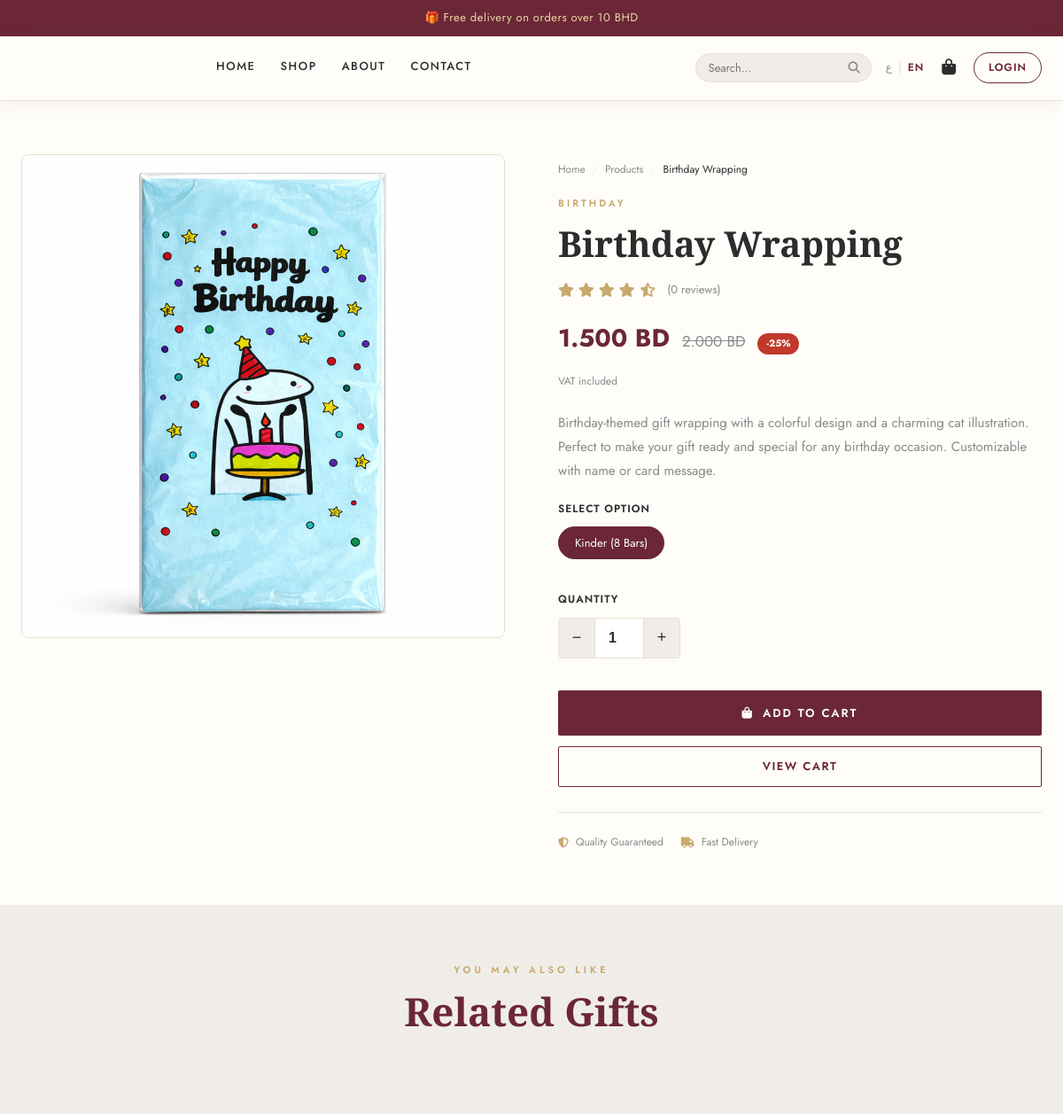
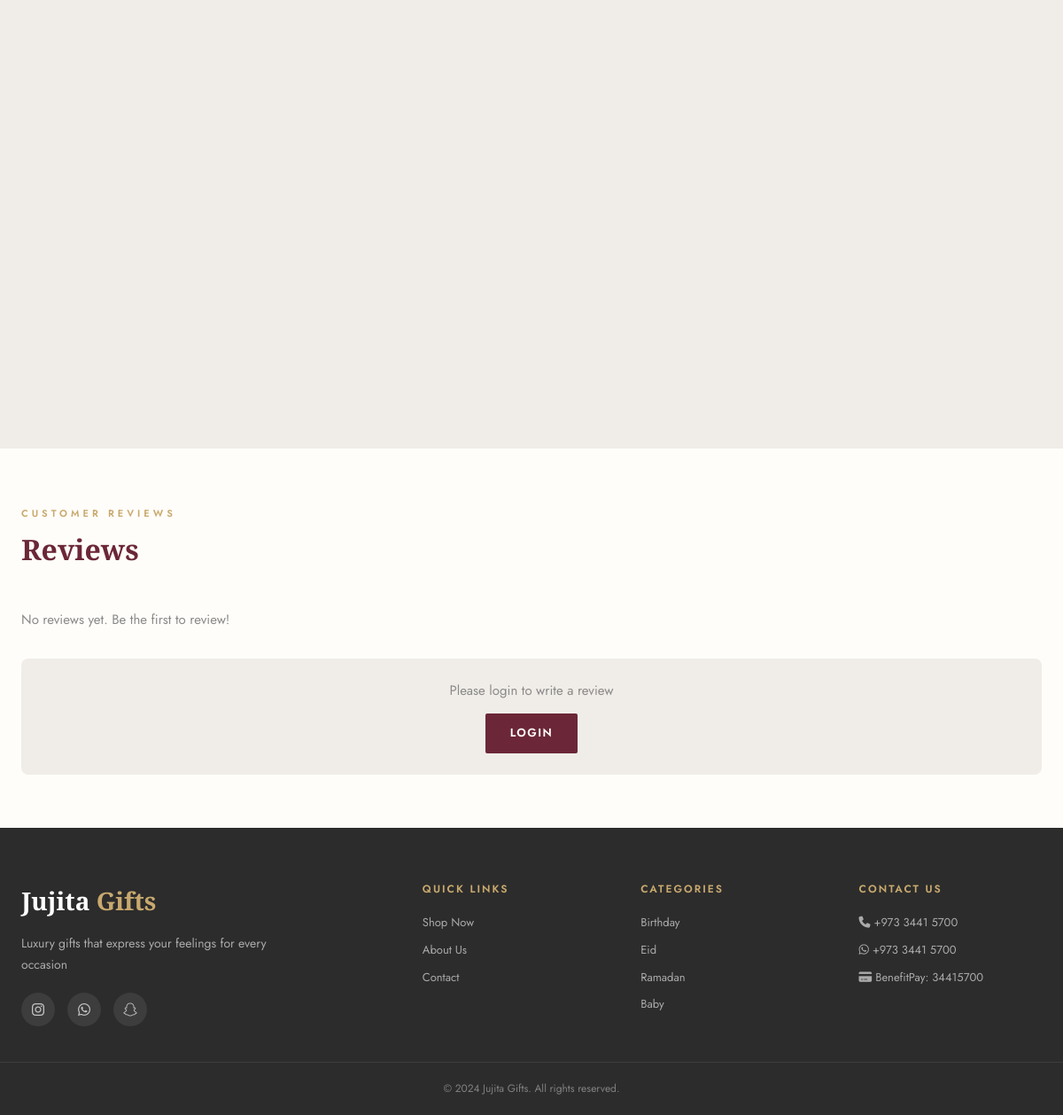
Page /product/1 on the committed database (2 pictures, top to bottom).
### tables this page shows
CREATE TABLE products (
        id INTEGER PRIMARY KEY AUTOINCREMENT,
        name TEXT NOT NULL,
        name_ar TEXT,
        price REAL NOT NULL,
        category TEXT NOT NULL,
        description TEXT,
        description_ar TEXT,
        image TEXT,
        customizable_options TEXT,
        discount_percent REAL DEFAULT 0,
        stock INTEGER DEFAULT 100,
        created_at TIMESTAMP DEFAULT CURRENT_TIMESTAMP
    );

### app.py (the view)
@app.route('/product/<int:product_id>')
def product_detail(product_id):
    conn = get_db()
    product = conn.execute('SELECT * FROM products WHERE id = ?', (product_id,)).fetchone()
    if not product:
        flash('Product not found', 'error')
        return redirect(url_for('products'))
    reviews = conn.execute('''SELECT r.*, u.name as reviewer_name FROM reviews r
                              JOIN users u ON r.user_id = u.id
                              WHERE r.product_id = ? ORDER BY r.created_at DESC''', (product_id,)).fetchall()
    avg_rating = conn.execute('SELECT AVG(rating) FROM reviews WHERE product_id = ?', (product_id,)).fetchone()[0]
    related = conn.execute('SELECT * FROM products WHERE category = ? AND id != ? LIMIT 4',
                           (product['category'], product_id)).fetchall()
    conn.close()
    options = json.loads(product['customizable_options']) if product['customizable_options'] else []
    return render_template('product_detail.html', product=product, reviews=reviews,
                           avg_rating=avg_rating, related=related, options=options)

### app.py (called while the page is built)
def get_db():
    conn = sqlite3.connect('database.db')
    conn.row_factory = sqlite3.Row
    return conn

@app.context_processor
def inject_cart_count():
    cart = session.get('cart', {})
    count = sum(item.get('quantity', 1) for item in cart.values())
    lang = session.get('lang', 'en')
    return dict(cart_count=count, lang=lang)

### templates/product_detail.html (shortened to what this page needs)
{% extends "base.html" %}
{% block content %}
<div class="product-detail-section">
    <div class="product-gallery">
        <div class="product-main-img">
            <img src="{{ url_for('static', filename='images/uploads/' + product.image) if product.image and not product.image.startswith('default') else url_for('static', filename='images/default_product.jpg') }}"
                 alt="{{ product.name }}"
                 onerror="this.src='https://via.placeholder.com/600x600/FAF7F2/C9868A?text=🎁'">
        </div>
    </div>
    <div class="product-detail-info">
        <div class="breadcrumb">
            <a href="{{ url_for('index') }}">{{ 'الرئيسية' if lang == 'ar' else 'Home' }}</a>
            <span>/</span>
            <a href="{{ url_for('products') }}">{{ 'المنتجات' if lang == 'ar' else 'Products' }}</a>
            <span>/</span>
            <span style="color:var(--charcoal);">{{ product.name_ar if lang == 'ar' and product.name_ar else product.name }}</span>
        </div>
        <div class="product-detail-category">{{ product.category }}</div>
        <h1 class="product-detail-name">
            {{ product.name_ar if lang == 'ar' and product.name_ar else product.name }}
        </h1>
        <div style="display:flex;align-items:center;gap:12px;margin-bottom:20px;">
            <div style="color:var(--gold);font-size:16px;">
                {% set rating = avg_rating or 4.8 %}
                {% for i in range(5) %}
                <i class="fas fa-star{{ '' if i < rating|int else ('-half-alt' if (rating % 1) >= 0.5 else '') }}"
                   style="color:{{ 'var(--gold)' if i < rating else '#ddd' }}"></i>
                {% endfor %}
            </div>
            <span style="font-size:13px;color:var(--mid-gray);">({{ reviews|length }} {{ 'تقييم' if lang == 'ar' else 'reviews' }})</span>
        </div>
        {% set price = product.price * (1 - product.discount_percent / 100) %}
        <div style="display:flex;align-items:baseline;gap:14px;margin-bottom:8px;">
            <div class="product-detail-price">{{ "%.3f"|format(price) }} BD</div>
            {% if product.discount_percent > 0 %}
            <span style="font-size:17px;color:var(--mid-gray);text-decoration:line-through;">{{ "%.3f"|format(product.price) }} BD</span>
            <span style="background:#c0392b;color:#fff;font-size:11px;font-weight:700;padding:3px 10px;border-radius:20px;">-{{ product.discount_percent|int }}%</span>
            {% endif %}
        </div>
        <div style="font-size:12px;color:var(--mid-gray);margin-bottom:24px;">
            {{ 'شامل ضريبة القيمة المضافة' if lang == 'ar' else 'VAT included' }}
        </div>
        <p class="product-detail-desc">
            {{ product.description_ar if lang == 'ar' and product.description_ar else product.description }}
        </p>
        <form action="{{ url_for('add_to_cart') }}" method="POST" class="add-to-cart-form">
            {% if options %}
            <div>
                <div class="option-label">{{ 'اختر الخيار' if lang == 'ar' else 'Select Option' }}</div>
                <div class="options-grid">
                    {% for opt in options %}
                    <button type="button" class="option-btn {{ 'selected' if loop.first }}" data-value="{{ opt }}">
                        {{ opt }}
                    </button>
                    {% endfor %}
                </div>
            </div>
            {% endif %}
            <div>
                <div class="option-label">{{ 'الكمية' if lang == 'ar' else 'Quantity' }}</div>
                <div class="qty-control">
                    <button type="button" class="qty-btn" onclick="changeQty(-1)">−</button>
                    <input type="number" name="quantity" id="qty-input" class="qty-input" value="1" min="1" max="99">
                    <button type="button" class="qty-btn" onclick="changeQty(1)">+</button>
                </div>
            </div>
            <button type="submit" class="btn-add-cart">
                <i class="fas fa-shopping-bag"></i>
                {{ 'أضف إلى السلة' if lang == 'ar' else 'Add to Cart' }}
            </button>
            <a href="{{ url_for('cart') }}" class="btn btn-outline" style="text-align:center;">
                {{ 'عرض السلة' if lang == 'ar' else 'View Cart' }}
            </a>
        </form>
        <div style="display:flex;gap:20px;margin-top:28px;padding-top:24px;border-top:1px solid var(--border);">
            <div style="display:flex;align-items:center;gap:8px;font-size:12px;color:var(--mid-gray);">
                <i class="fas fa-shield-alt" style="color:var(--gold);"></i>
                {{ 'جودة مضمونة' if lang == 'ar' else 'Quality Guaranteed' }}
            </div>
            <div style="display:flex;align-items:center;gap:8px;font-size:12px;color:var(--mid-gray);">
                <i class="fas fa-truck" style="color:var(--gold);"></i>
                {{ 'توصيل سريع' if lang == 'ar' else 'Fast Delivery' }}
            </div>
        </div>
    </div>
</div>
{% if related %}
<div style="background:var(--light-gray);padding:60px 0;">
    <div class="section" style="padding-top:0;padding-bottom:0;">
        <div class="section-heading">
            <span class="eyebrow">{{ 'قد يعجبك أيضاً' if lang == 'ar' else 'You May Also Like' }}</span>
            <h2>{{ 'منتجات مشابهة' if lang == 'ar' else 'Related Gifts' }}</h2>
        </div>
        <div class="product-grid">
        </div>
    </div>
</div>
{% endif %}
<div class="reviews-section" style="margin-top:60px;">
    <div class="section-heading" style="text-align:left;">
        <span class="eyebrow">{{ 'آراء العملاء' if lang == 'ar' else 'Customer Reviews' }}</span>
        <h2 style="font-size:32px;">{{ 'التقييمات' if lang == 'ar' else 'Reviews' }}</h2>
    </div>
    {% if reviews %}
    <div class="reviews-grid">
        {% for review in reviews %}
        <div class="review-card">
            <div class="review-header">
                <div class="review-avatar">{{ review.user_name[0].upper() }}</div>
                <div>
                    <div style="font-weight:600;font-size:14px;">{{ review.user_name }}</div>
                    <div class="review-stars">
                        {% for i in range(5) %}
                        <i class="fas fa-star" style="color:{{ 'var(--gold)' if i < review.rating else '#ddd' }}"></i>
                        {% endfor %}
                    </div>
                </div>
            </div>
            {% if review.comment %}
            <p class="review-comment">"{{ review.comment }}"</p>
            {% endif %}
            <div class="review-date">{{ review.created_at[:10] }}</div>
        </div>
        {% endfor %}
    </div>
    {% else %}
    <p style="color:var(--mid-gray);">{{ 'لا توجد تقييمات بعد. كن أول من يقيّم!' if lang == 'ar' else 'No reviews yet. Be the first to review!' }}</p>
    {% endif %}
    {% if session.get('user_id') %}
    <div class="review-form" style="margin-top:40px;">
        <h3 style="font-family:var(--font-display);font-size:22px;color:var(--burgundy);margin-bottom:20px;">
            {{ 'اكتب تقييمك' if lang == 'ar' else 'Write a Review' }}
        </h3>
        <form action="{{ url_for('add_review') }}" method="POST">
            <input type="hidden" name="product_id" value="{{ product.id }}">
            <input type="hidden" name="rating" id="rating-value" value="5">
            <div class="form-group">
                <label>{{ 'تقييمك' if lang == 'ar' else 'Your Rating' }}</label>
                <div style="display:flex;gap:6px;font-size:28px;cursor:pointer;margin-bottom:8px;">
                    {% for i in range(1, 6) %}
                    <i class="fas fa-star star-input" data-rating="{{ i }}" style="color:var(--gold);"></i>
                    {% endfor %}
                </div>
            </div>
            <div class="form-group">
                <label>{{ 'تعليقك' if lang == 'ar' else 'Your Comment' }}</label>
                <textarea name="comment" class="form-control" placeholder="{{ 'شاركنا تجربتك...' if lang == 'ar' else 'Share your experience...' }}"></textarea>
            </div>
            <button type="submit" class="btn btn-primary">
                {{ 'إرسال التقييم' if lang == 'ar' else 'Submit Review' }}
            </button>
        </form>
    </div>
    {% else %}
    <div style="background:var(--light-gray);border-radius:8px;padding:24px;text-align:center;margin-top:32px;">
        <p style="color:var(--mid-gray);margin-bottom:14px;">
            {{ 'يجب تسجيل الدخول لكتابة تقييم' if lang == 'ar' else 'Please login to write a review' }}
        </p>
        <a href="{{ url_for('login') }}" class="btn btn-primary">
            {{ 'تسجيل الدخول' if lang == 'ar' else 'Login' }}
        </a>
    </div>
    {% endif %}
</div>
{% endblock %}

### rows in the picture
products: image (picture), name "Birthday Wrapping", category "BIRTHDAY", price "2.000", discount_percent "25", description "Birthday-themed gift wrapping with a colorful design and a charming cat illustration. Perfect to make your gift ready and special for any birthday occasion. Customizable with name or card message."

### other values in the picture
{{ 'الرئيسية' if lang == 'ar' else 'Home' }} "HOME"
{{ 'المنتجات' if lang == 'ar' else 'Shop' }} "SHOP"
{{ 'عن المتجر' if lang == 'ar' else 'About' }} "ABOUT"
{{ 'تواصل معنا' if lang == 'ar' else 'Contact' }} "CONTACT"
{{ 'دخول' if lang == 'ar' else 'Login' }} "LOGIN"
{{ 'الرئيسية' if lang == 'ar' else 'Home' }} "Home"
{{ 'المنتجات' if lang == 'ar' else 'Products' }} "Products"
{{ reviews|length }} "0"
{{ 'تقييم' if lang == 'ar' else 'reviews' }} "reviews"
{{ "%.3f"|format(price) }} "1.500"
{{ 'شامل ضريبة القيمة المضافة' if lang == 'ar' else 'VAT included' }} "VAT included"
{{ 'اختر الخيار' if lang == 'ar' else 'Select Option' }} "SELECT OPTION"
{{ opt }} "Kinder (8 Bars)"
{{ 'الكمية' if lang == 'ar' else 'Quantity' }} "QUANTITY"
{{ 'أضف إلى السلة' if lang == 'ar' else 'Add to Cart' }} "ADD TO CART"
